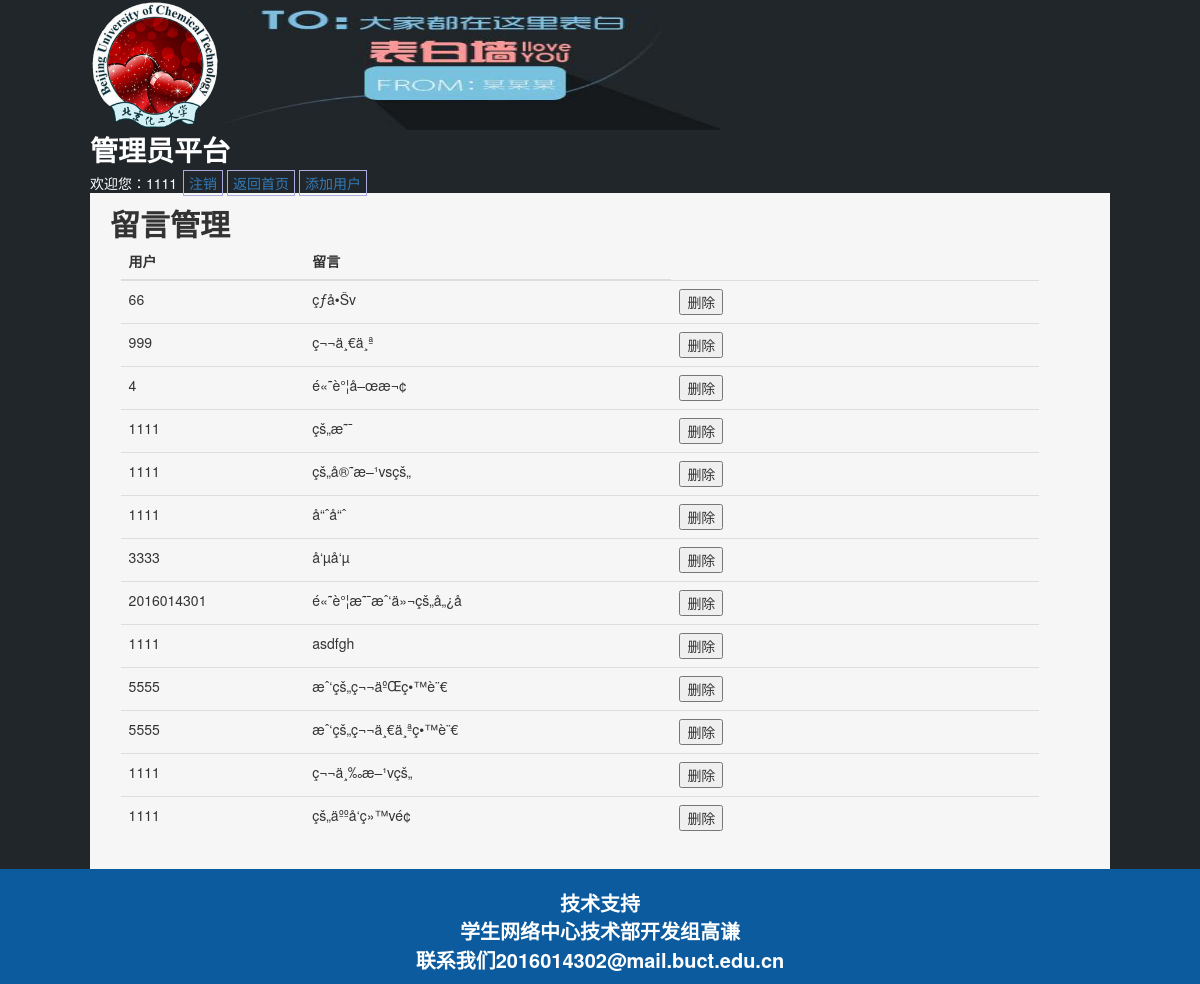
Page /admin-guanli.php (signed in) on the committed database.
### tables this page shows
CREATE TABLE IF NOT EXISTS `message` (
  `id` int(10) NOT NULL AUTO_INCREMENT,
  `account` varchar(15) NOT NULL,
  `content` text NOT NULL,
  `time` datetime NOT NULL,
  PRIMARY KEY (`id`)
);

### admin-guanli.php (the view, shortened to what this page needs)
<!DOCTYPE html>
<html>
<head>
  <link rel="stylesheet" href="bootstrap/css/bootstrap.min.css">
  <link href="css/style.css" rel="stylesheet" type="text/css" />
</head>
<body class="con-body">
<div class="con-big">
  <div class="title"><img src="images/buct.jpg" class="buct"><img src="images/biao.jpg" class="biao"></div>
  <div class="second-title">
    <div class="dao">
        <div style="color: white;font-weight: bold;font-size:2em;">管理员平台</div>
        <div style="margin-top: 3px;color: white;"><span>欢迎您：</span><?php echo $_COOKIE["administer"]; ?>&nbsp;<a href="esc.php">注销</a><a href="administer.php">返回首页</a><a href="admin-adduser.php">添加用户</a>
        </div>
    </div>
  </div>
  <div class="sort">留言管理</div>
  <div class="content" id="text">
<?php
  if(isset($_COOKIE["administer"]))
  {
     $link = mysqli_connect("localhost","root","","member");
     mysqli_query($link,"SET NAMES utf-8");
     $sql="SELECT id,account,content,time FROM message ORDER BY time DESC";
     $result=mysqli_query($link,$sql);
     $total_records=mysqli_num_rows($result);
     if ($total_records==0)
     {
         echo "没有信息";
     }
     else
     {
               echo "
           <div class='contentbox-3'>
              <table class='table'>
              <thead>
                  <tr>
                    <th>用户</th>
                    <th>留言</th>
                  </tr>
              </thead>
              <tbody>";
         while ($row=mysqli_fetch_assoc($result))
         {
           $id=$row["id"];
           echo " <tr>
                    <td width='20%'>".$row['account']."</td>
                    <td width='40%'>
                      ".$row["content"]."
                    </td>
                    <form action='chuli.php' style='display:inline-block;' method='post'>
                      <td><input type='hidden' name='del' value='$id'><input type='submit' value='删除'></td>
                    </form>
                  </tr>
                ";
         }
         echo "</tbody>
               </table>
           </div>";
     }
  }
  else
    echo "您还没有登陆!";
?>
  </div>
</div>
<div class="con-bottom">技术支持<br>学生网络中心技术部开发组高谦<br>联系我们2016014302@mail.buct.edu.cn</div>
</body>
</html>

### css/style.css (style rules this page uses)
.con-body { background-color: #21262a; }
.con-big { width: 85%;margin: 0 auto;background-color: #f6f6f6; }
.con-bottom { font-weight: bold; text-align:center;padding-top: 20px;width:100%;font-size: 20px;padding-bottom: 10px;background-color: #0C5B9E;color: white; }
.buct { width:130px;height: 130px; }
.biao { width: 500px;height:130px; }
.title { width: 100%;background-color:#21262a; }
.second-title { width:100%;background-color: #21262a; }
.content { width: 90%;margin-left: 3%;padding-bottom: 10px; }
.sort { width: 100%;height: 50px;font-size: 30px;padding-top: 10px;font-weight: bold;padding-left: 20px;color: }
a { border:#aaaadd 1px solid;text-decoration: none;padding: 2px 5px 2px 5px; margin: 2px; }

### rows in the picture
message: account "66", content "çƒ­å•Šv"
message: account "999", content "ç¬¬ä¸€ä¸ª"
message: account "4", content "é«˜è°¦å–œæ¬¢"
message: account "1111", content "çš„æ˜¯"
message: account "1111", content "çš„å®˜æ–¹vsçš„"
message: account "1111", content "å“ˆå“ˆ"
message: account "3333", content "å‘µå‘µ"
message: account "2016014301", content "é«˜è°¦æ˜¯æˆ‘ä»¬çš„å„¿å­"
message: account "1111", content "asdfgh"
message: account "5555", content "æˆ‘çš„ç¬¬äºŒç•™è¨€"
message: account "5555", content "æˆ‘çš„ç¬¬ä¸€ä¸ªç•™è¨€"
message: account "1111", content "ç¬¬ä¸‰æ–¹vçš„"
message: account "1111", content "çš„äººå‘ç»™vé¢"

### other values in the picture
$_COOKIE["administer"] "1111"
